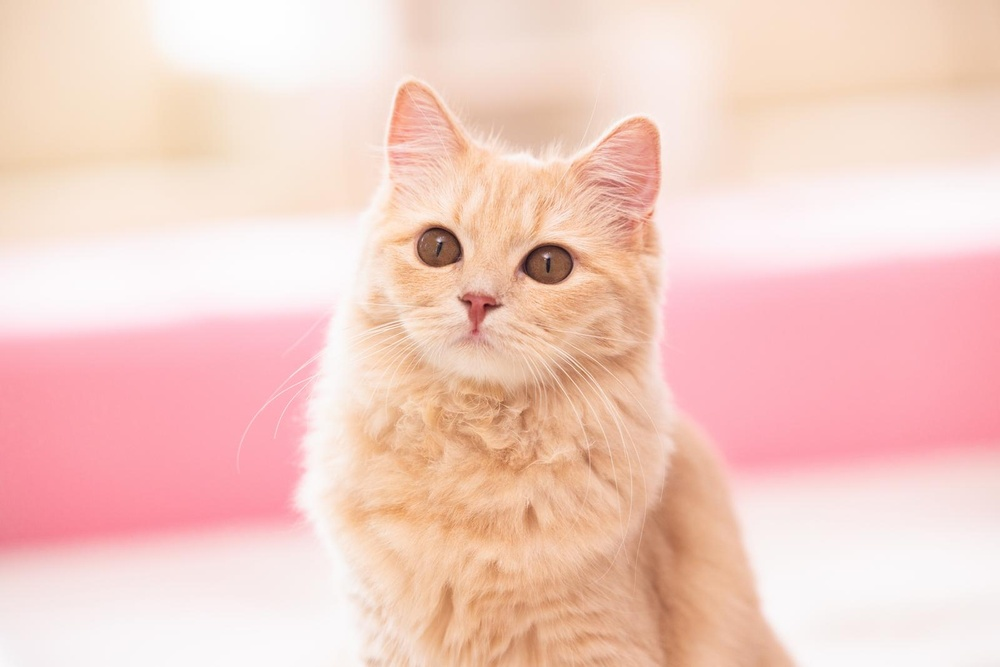
#> input picture Script_QRcode/test/neko.jpg, 1000 x 667 px, shrunk from 1600 x 1067 before the run
$ python i1.py
#> lines starting #> are read from the running program, lines starting #| are printed output that depends on the picture
from PIL import Image

image = Image.open("neko.jpg")
#> image is the input picture: PIL image 1000x667 RGB; mean R, G, B 244.2, 206.1, 196.8

image.convert("1").save("sirokuro.png")
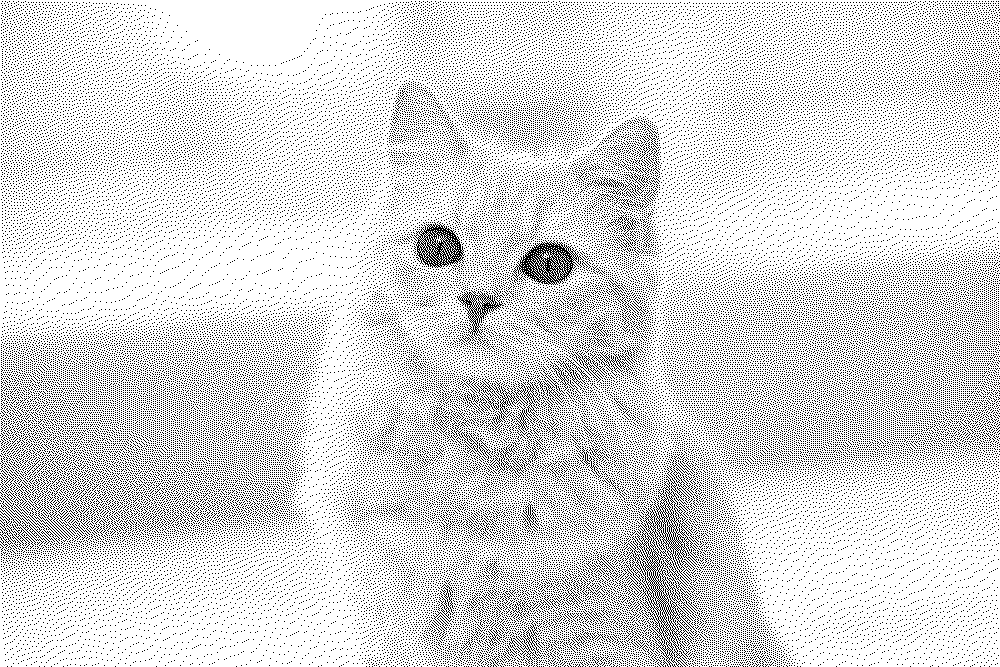
#> saved as sirokuro.png: PIL image 1000x667 1; 84.8% white; black in thin lines or dots
image.convert("L").save("gure.png")
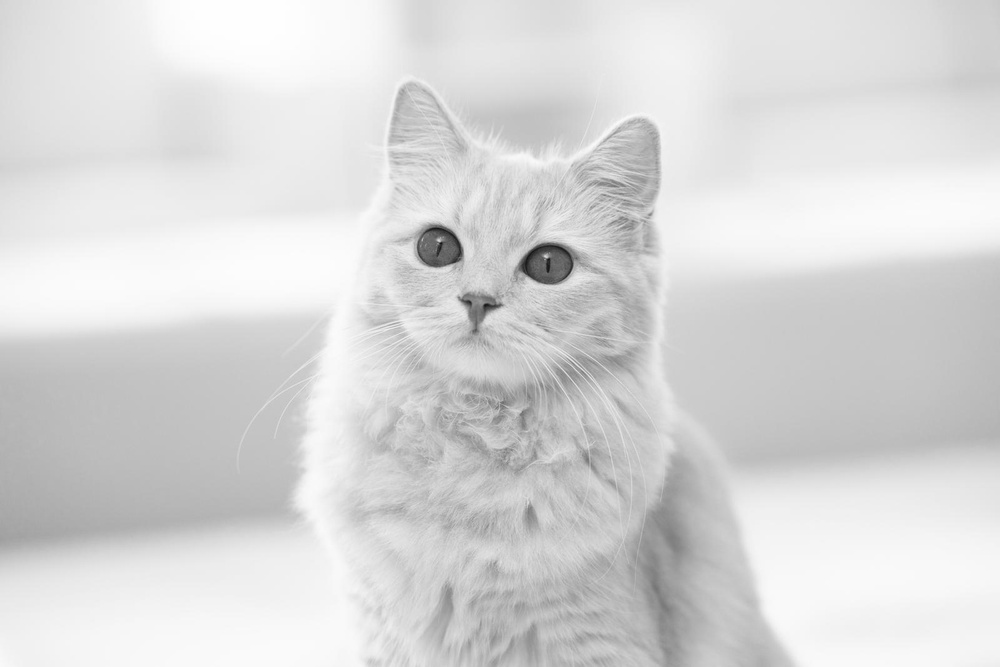
#> saved as gure.png: PIL image 1000x667 L; min 20, max 254, mean 216.5
image.convert("P").save("8bit_color.png")
